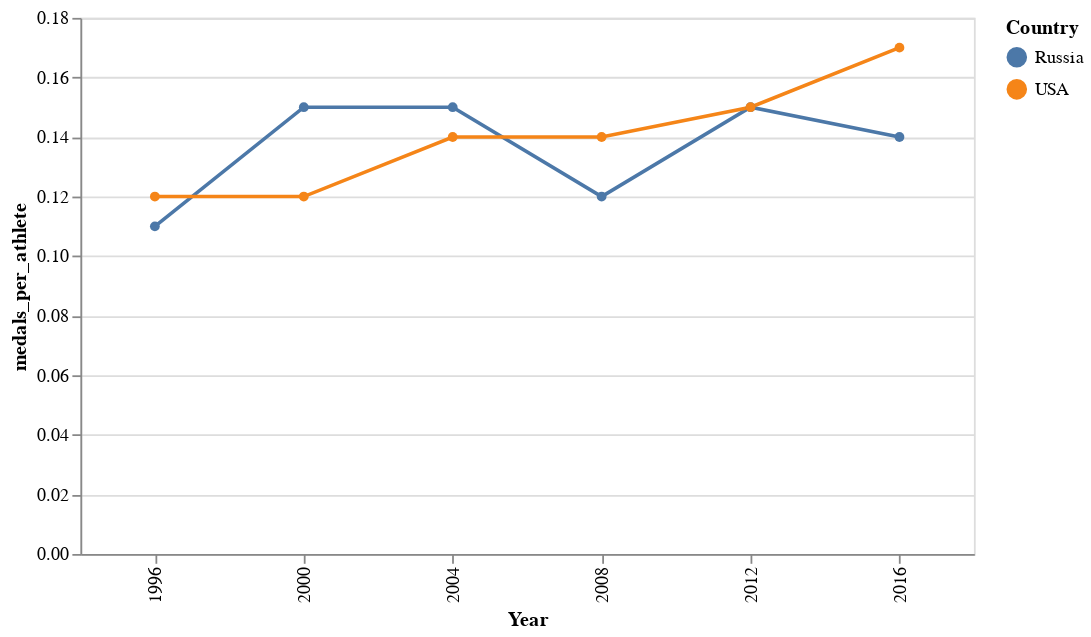

Notebook cell for this chart:
### Code cell
alt.Chart(medal_count_per_Games).mark_line(point = True).encode(
    x = "Year:N",
    y = 'medals_per_athlete',
    color = 'Country'
).properties(width = 500, height = 300)

### Figure 1 — Vega-Lite specification as saved in the notebook (floating-point values rounded to 4 significant figures)
{"config": {"view": {"continuousWidth": 400, "continuousHeight": 300}}, "data": {"name": "data-9ec3fdc4915bffc0dbea5c0ea08b3caf"}, "mark": {"type": "line", "point": true}, "encoding": {"color": {"type": "nominal", "field": "Country"}, "x": {"type": "nominal", "field": "Year"}, "y": {"type": "quantitative", "field": "medals_per_athlete"}}, "height": 300, "width": 500, "$schema": "https://vega.github.io/schema/vega-lite/v4.8.1.json", "datasets": {"data-9ec3fdc4915bffc0dbea5c0ea08b3caf": [{"Country": "Russia", "Year": 1996, "medals_per_athlete": 0.11}, {"Country": "USA", "Year": 1996, "medals_per_athlete": 0.12}, {"Country": "Russia", "Year": 2000, "medals_per_athlete": 0.15}, {"Country": "USA", "Year": 2000, "medals_per_athlete": 0.12}, {"Country": "Russia", "Year": 2004, "medals_per_athlete": 0.15}, {"Country": "USA", "Year": 2004, "medals_per_athlete": 0.14}, {"Country": "Russia", "Year": 2008, "medals_per_athlete": 0.12}, {"Country": "USA", "Year": 2008, "medals_per_athlete": 0.14}, {"Country": "Russia", "Year": 2012, "medals_per_athlete": 0.15}, {"Country": "USA", "Year": 2012, "medals_per_athlete": 0.15}, {"Country": "Russia", "Year": 2016, "medals_per_athlete": 0.14}, {"Country": "USA", "Year": 2016, "medals_per_athlete": 0.17}]}}
